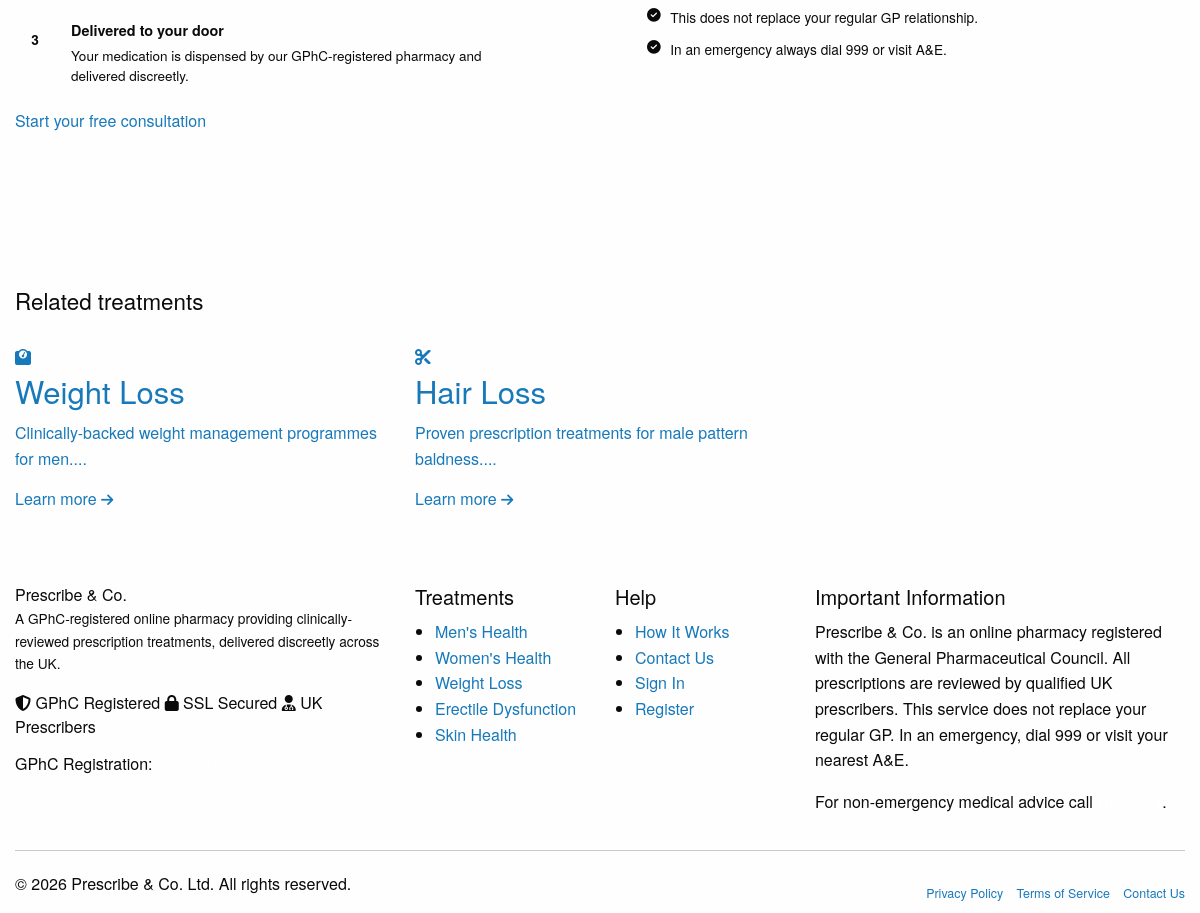
Page /pages/condition.php?slug=erectile-dysfunction (lower part) on the earlier database version.
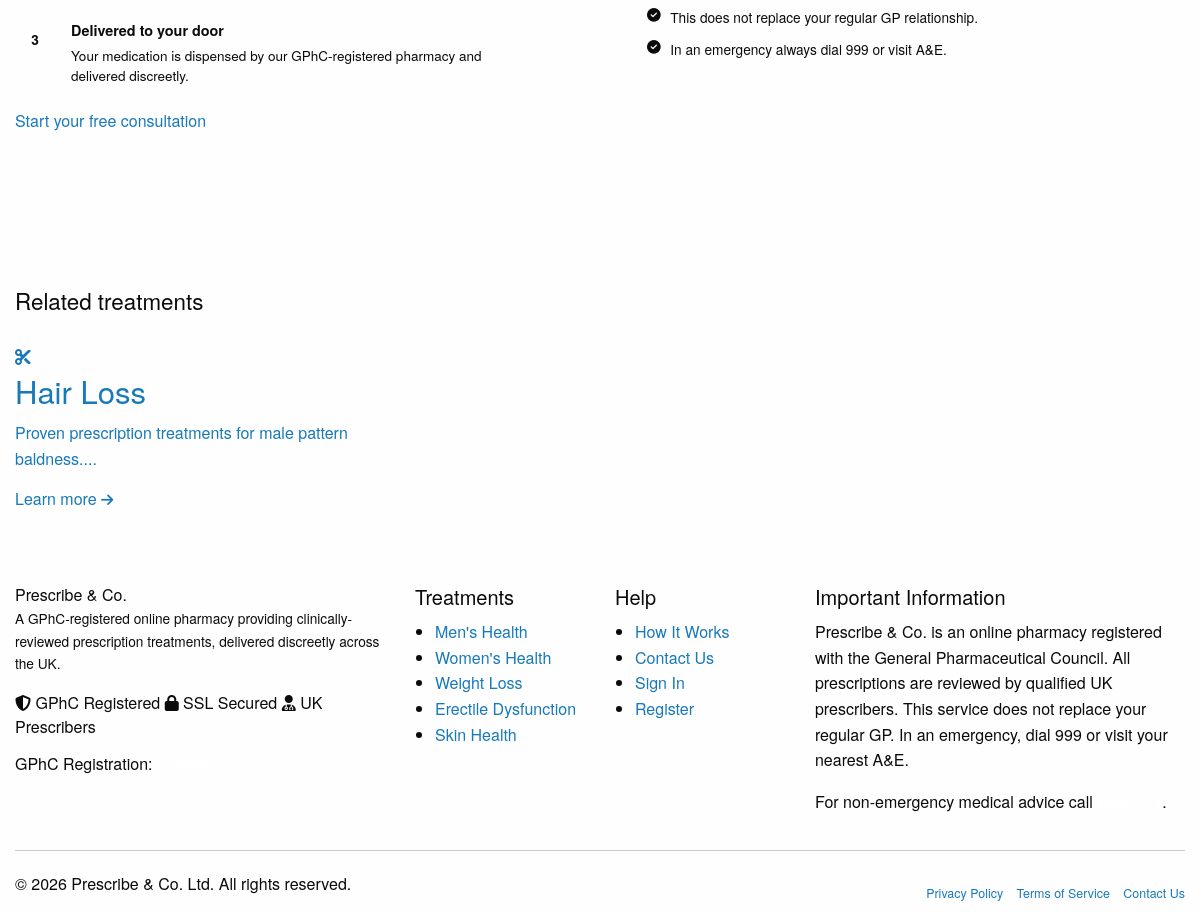
Same page on the later database version.
### tables this page shows
CREATE TABLE `conditions` (
  `id`          INT UNSIGNED AUTO_INCREMENT PRIMARY KEY,
  `slug`        VARCHAR(100) NOT NULL UNIQUE,
  `name`        VARCHAR(200) NOT NULL,
  `gender`      ENUM('male','female','all') NOT NULL DEFAULT 'all',
  `description` TEXT         DEFAULT NULL,
  `icon`        VARCHAR(100) DEFAULT NULL,
  `is_active`   TINYINT(1)   NOT NULL DEFAULT 1,
  `sort_order`  INT          NOT NULL DEFAULT 0,
  `created_at`  DATETIME     NOT NULL DEFAULT CURRENT_TIMESTAMP
);

### includes/functions.php (called while the page is built, shortened)
<?php
function e(mixed $v): string {
    return htmlspecialchars((string)$v, ENT_QUOTES | ENT_HTML5, 'UTF-8');
}
function clean(string $v): string {
    return trim(strip_tags($v));
}

### config/database.php (called while the page is built, shortened)
<?php
class Database {
    private static ?PDO $instance = null;
    public static function getInstance(): PDO {
        if (self::$instance === null) {
            $dsn = sprintf('mysql:host=%s;port=%d;dbname=%s;charset=%s',
                DB_HOST, DB_PORT, DB_NAME, DB_CHARSET);
            try {
                self::$instance = new PDO($dsn, DB_USER, DB_PASS, [
                    PDO::ATTR_ERRMODE            => PDO::ERRMODE_EXCEPTION,
                    PDO::ATTR_DEFAULT_FETCH_MODE => PDO::FETCH_ASSOC,
                    PDO::ATTR_EMULATE_PREPARES   => false,
                    PDO::MYSQL_ATTR_INIT_COMMAND => "SET NAMES utf8mb4 COLLATE utf8mb4_unicode_ci",
                ]);
            } catch (PDOException $e) {
                error_log('DB Connection failed: ' . $e->getMessage());
                http_response_code(503);
                die('Service temporarily unavailable. Please try again later.');
            }
        }
        return self::$instance;
    }
    public static function query(string $sql, array $params = []): PDOStatement {
        $stmt = self::getInstance()->prepare($sql);
        $stmt->execute($params);
        return $stmt;
    }
    public static function fetchOne(string $sql, array $params = []): ?array {
        $r = self::query($sql, $params)->fetch();
        return $r ?: null;
    }
    public static function fetchAll(string $sql, array $params = []): array {
        return self::query($sql, $params)->fetchAll();
    }
}

### pages/condition.php (the view, shortened to what the changed rows need)
<?php
$slug = clean($_GET['slug'] ?? '');
$condition = Database::fetchOne("SELECT * FROM conditions WHERE slug=? AND is_active=1", [$slug]);
$related = Database::fetchAll(
    "SELECT * FROM conditions WHERE gender=? AND slug!=? AND is_active=1 ORDER BY sort_order LIMIT 3",
    [$condition['gender'], $slug]
);
include APP_PATH . '/includes/header.php';
?>
<section style="padding:4rem 0;background:var(--pco-white);">
  <div class="grid-container">
    <div class="grid-x grid-margin-x align-middle">
      <div class="cell large-5" style="margin-bottom:2rem;">
        <?php foreach ([
          ['1','clipboard-list','Complete a short questionnaire','Answer a few confidential questions about your health and goals. Takes under 5 minutes.'],
          ['2','user-doctor',   'Reviewed by a UK prescriber',  'A qualified prescriber reviews your answers and issues a prescription if appropriate.'],
          ['3','truck-fast',    'Delivered to your door',        'Your medication is dispensed by our GPhC-registered pharmacy and delivered discreetly.'],
        ] as [$num,$ico,$title,$desc]): ?>
        <div style="display:flex;gap:1rem;margin-bottom:1.5rem;">
          <div style="width:40px;height:40px;background:var(--pco-lavender-tint);border-radius:50%;display:flex;align-items:center;justify-content:center;font-size:.85rem;color:var(--pco-purple);font-weight:700;flex-shrink:0;"><?= $num ?></div>
          <div>
            <div style="font-weight:700;font-size:.9rem;margin-bottom:.2rem;"><?= $title ?></div>
            <div style="font-size:.845rem;color:var(--pco-grey-500);"><?= $desc ?></div>
          </div>
        </div>
        <?php endforeach; ?>
      </div>
      <div class="cell large-6 large-offset-1">
        <div style="background:var(--pco-lavender-tint);border-radius:var(--pco-r-xl);padding:2rem;">
          <?php foreach ([
            'This service is for adults aged 18 and over.',
            'All consultations are reviewed by a qualified UK prescriber.',
            'Some conditions cannot be treated online — your prescriber will advise.',
            'This does not replace your regular GP relationship.',
            'In an emergency always dial 999 or visit A&E.',
          ] as $note): ?>
          <div style="display:flex;gap:.6rem;margin-bottom:.7rem;font-size:.855rem;color:var(--pco-grey-700);">
            <i class="fa-solid fa-circle-check" style="color:var(--pco-purple);margin-top:.15rem;flex-shrink:0;"></i>
            <span><?= $note ?></span>
          </div>
          <?php endforeach; ?>
        </div>
      </div>
    </div>
  </div>
</section>
<?php if (!empty($related)): ?>
<section style="padding:3.5rem 0;background:var(--pco-grey-50);border-top:1px solid var(--pco-grey-200);">
  <div class="grid-container">
    <div class="grid-x grid-margin-x">
      <?php foreach ($related as $r): ?>
      <div class="cell large-4 medium-4" style="margin-bottom:1rem;">
        <a href="<?= APP_URL ?>/pages/condition.php?slug=<?= e($r['slug']) ?>" class="pco-condition-card">
          <div class="pco-condition-card__icon">
            <?php if ($r['image_path']): ?>
            <?= img_tag($r['image_path'], $r['name'], '', 'width:100%;height:100%;object-fit:cover;border-radius:var(--pco-r-lg);') ?>
            <?php else: ?>
            <i class="fa-solid fa-<?= e($r['icon'] ?? 'stethoscope') ?>"></i>
            <?php endif; ?>
          </div>
          <h3><?= e($r['name']) ?></h3>
          <p><?= e(substr($r['description'],0,80)) ?>...</p>
          <div class="pco-condition-card__arrow">Learn more <i class="fa-solid fa-arrow-right fa-sm"></i></div>
        </a>
      </div>
      <?php endforeach; ?>
    </div>
  </div>
</section>
<?php endif; ?>
<?php include APP_PATH . '/includes/footer.php'; ?>

Differences in the rows shown:
no longer on this page (row edited): conditions: name "Weight Loss", description "Clinically-backed weight management programmes for men."
